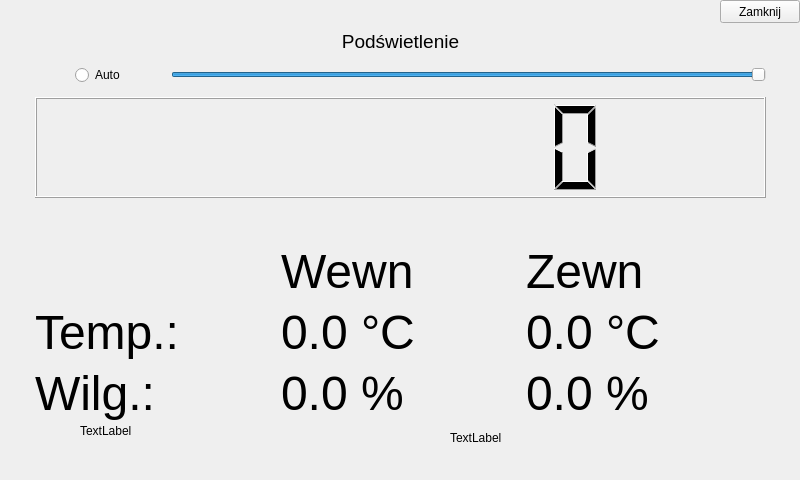
<?xml version="1.0" encoding="UTF-8"?>
<ui version="4.0">
 <class>MainWindow</class>
 <widget class="QMainWindow" name="MainWindow">
  <property name="geometry">
   <rect>
    <x>0</x>
    <y>0</y>
    <width>800</width>
    <height>480</height>
   </rect>
  </property>
  <property name="windowTitle">
   <string>MainWindow</string>
  </property>
  <widget class="QWidget" name="centralwidget">
   <widget class="QWidget" name="verticalLayoutWidget">
    <property name="geometry">
     <rect>
      <x>35</x>
      <y>30</y>
      <width>731</width>
      <height>391</height>
     </rect>
    </property>
    <layout class="QVBoxLayout" name="verticalLayout">
     <item>
      <widget class="QLabel" name="backlightLabel">
       <property name="sizePolicy">
        <sizepolicy hsizetype="Minimum" vsizetype="Fixed">
         <horstretch>0</horstretch>
         <verstretch>0</verstretch>
        </sizepolicy>
       </property>
       <property name="font">
        <font>
         <pointsize>14</pointsize>
        </font>
       </property>
       <property name="text">
        <string>Podświetlenie</string>
       </property>
       <property name="textFormat">
        <enum>Qt::AutoText</enum>
       </property>
       <property name="alignment">
        <set>Qt::AlignCenter</set>
       </property>
      </widget>
     </item>
     <item>
      <layout class="QHBoxLayout" name="horizontalLayout">
       <property name="sizeConstraint">
        <enum>QLayout::SetDefaultConstraint</enum>
       </property>
       <item>
        <spacer name="horizontalSpacer_2">
         <property name="orientation">
          <enum>Qt::Horizontal</enum>
         </property>
         <property name="sizeType">
          <enum>QSizePolicy::Fixed</enum>
         </property>
         <property name="sizeHint" stdset="0">
          <size>
           <width>40</width>
           <height>20</height>
          </size>
         </property>
        </spacer>
       </item>
       <item>
        <widget class="QRadioButton" name="auto_backlight">
         <property name="sizePolicy">
          <sizepolicy hsizetype="Fixed" vsizetype="Fixed">
           <horstretch>0</horstretch>
           <verstretch>0</verstretch>
          </sizepolicy>
         </property>
         <property name="text">
          <string>Auto</string>
         </property>
         <property name="iconSize">
          <size>
           <width>32</width>
           <height>32</height>
          </size>
         </property>
        </widget>
       </item>
       <item>
        <spacer name="horizontalSpacer">
         <property name="orientation">
          <enum>Qt::Horizontal</enum>
         </property>
         <property name="sizeType">
          <enum>QSizePolicy::Fixed</enum>
         </property>
         <property name="sizeHint" stdset="0">
          <size>
           <width>40</width>
           <height>10</height>
          </size>
         </property>
        </spacer>
       </item>
       <item>
        <widget class="QSlider" name="horizontalSlider">
         <property name="enabled">
          <bool>true</bool>
         </property>
         <property name="sizePolicy">
          <sizepolicy hsizetype="Minimum" vsizetype="Fixed">
           <horstretch>0</horstretch>
           <verstretch>0</verstretch>
          </sizepolicy>
         </property>
         <property name="minimumSize">
          <size>
           <width>0</width>
           <height>32</height>
          </size>
         </property>
         <property name="font">
          <font>
           <pointsize>12</pointsize>
          </font>
         </property>
         <property name="cursor">
          <cursorShape>ArrowCursor</cursorShape>
         </property>
         <property name="styleSheet">
          <string notr="true">QSlider:horizontal {
    min-height: 32px;
}
 
QSlider::groove:horizontal {
    margin: -2px 0; 
}</string>
         </property>
         <property name="minimum">
          <number>10</number>
         </property>
         <property name="maximum">
          <number>255</number>
         </property>
         <property name="sliderPosition">
          <number>255</number>
         </property>
         <property name="orientation">
          <enum>Qt::Horizontal</enum>
         </property>
        </widget>
       </item>
      </layout>
     </item>
     <item>
      <widget class="QLCDNumber" name="lcdNumber">
       <property name="sizePolicy">
        <sizepolicy hsizetype="Minimum" vsizetype="Minimum">
         <horstretch>0</horstretch>
         <verstretch>0</verstretch>
        </sizepolicy>
       </property>
       <property name="font">
        <font>
         <pointsize>36</pointsize>
        </font>
       </property>
       <property name="digitCount">
        <number>8</number>
       </property>
      </widget>
     </item>
     <item>
      <spacer name="verticalSpacer">
       <property name="orientation">
        <enum>Qt::Vertical</enum>
       </property>
       <property name="sizeType">
        <enum>QSizePolicy::Fixed</enum>
       </property>
       <property name="sizeHint" stdset="0">
        <size>
         <width>20</width>
         <height>40</height>
        </size>
       </property>
      </spacer>
     </item>
     <item>
      <layout class="QGridLayout" name="gridLayout">
       <item row="1" column="2">
        <widget class="QLabel" name="temp_out_value_label">
         <property name="font">
          <font>
           <pointsize>36</pointsize>
          </font>
         </property>
         <property name="text">
          <string>0.0 °C</string>
         </property>
        </widget>
       </item>
       <item row="2" column="2">
        <widget class="QLabel" name="humid_out_value_label">
         <property name="font">
          <font>
           <pointsize>36</pointsize>
          </font>
         </property>
         <property name="text">
          <string>0.0 %</string>
         </property>
        </widget>
       </item>
       <item row="1" column="1">
        <widget class="QLabel" name="temp_value_label">
         <property name="font">
          <font>
           <pointsize>36</pointsize>
          </font>
         </property>
         <property name="text">
          <string>0.0 °C</string>
         </property>
        </widget>
       </item>
       <item row="2" column="1">
        <widget class="QLabel" name="humid_value_label">
         <property name="font">
          <font>
           <pointsize>36</pointsize>
          </font>
         </property>
         <property name="text">
          <string>0.0 %</string>
         </property>
        </widget>
       </item>
       <item row="1" column="0">
        <widget class="QLabel" name="temp_label">
         <property name="font">
          <font>
           <pointsize>36</pointsize>
          </font>
         </property>
         <property name="text">
          <string>Temp.:</string>
         </property>
        </widget>
       </item>
       <item row="2" column="0">
        <widget class="QLabel" name="humid_label">
         <property name="font">
          <font>
           <pointsize>36</pointsize>
          </font>
         </property>
         <property name="text">
          <string>Wilg.: </string>
         </property>
        </widget>
       </item>
       <item row="0" column="1">
        <widget class="QLabel" name="label_3">
         <property name="font">
          <font>
           <pointsize>36</pointsize>
          </font>
         </property>
         <property name="text">
          <string>Wewn</string>
         </property>
        </widget>
       </item>
       <item row="0" column="2">
        <widget class="QLabel" name="label_4">
         <property name="font">
          <font>
           <pointsize>36</pointsize>
          </font>
         </property>
         <property name="text">
          <string>Zewn</string>
         </property>
        </widget>
       </item>
      </layout>
     </item>
    </layout>
   </widget>
   <widget class="QLabel" name="debug_label">
    <property name="geometry">
     <rect>
      <x>80</x>
      <y>420</y>
      <width>291</width>
      <height>21</height>
     </rect>
    </property>
    <property name="text">
     <string>TextLabel</string>
    </property>
   </widget>
   <widget class="QLabel" name="slider_label">
    <property name="geometry">
     <rect>
      <x>450</x>
      <y>430</y>
      <width>321</width>
      <height>16</height>
     </rect>
    </property>
    <property name="text">
     <string>TextLabel</string>
    </property>
   </widget>
   <widget class="QPushButton" name="close_button">
    <property name="geometry">
     <rect>
      <x>720</x>
      <y>0</y>
      <width>80</width>
      <height>23</height>
     </rect>
    </property>
    <property name="text">
     <string>Zamknij</string>
    </property>
   </widget>
  </widget>
 </widget>
 <resources/>
 <connections>
  <connection>
   <sender>horizontalSlider</sender>
   <signal>valueChanged(int)</signal>
   <receiver>slider_label</receiver>
   <slot>setNum(int)</slot>
   <hints>
    <hint type="sourcelabel">
     <x>400</x>
     <y>38</y>
    </hint>
    <hint type="destinationlabel">
     <x>610</x>
     <y>437</y>
    </hint>
   </hints>
  </connection>
 </connections>
</ui>
